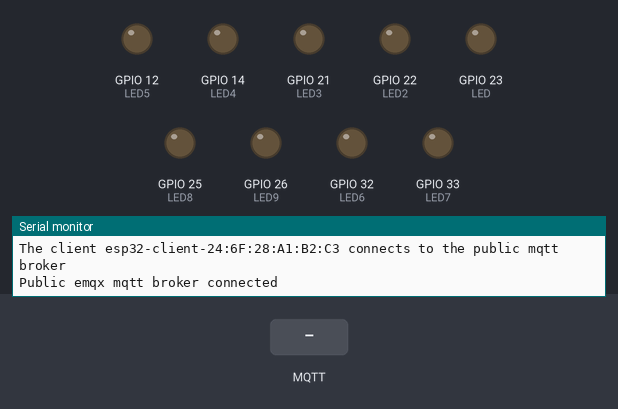
Simulated run of this sketch. Board: ESP32. On the bench: output pins drawn as LEDs (lit = HIGH), the last lines printed to the serial monitor. The test bench sets the inputs (shaded band). WiFi joins after 1.5 s; servers stay silent unless stated; no MQTT or app messages arrive unless stated.

Above: at 2.7 s.
2.8 s: MQTT message "10" arrives on the first subscribed topic
At 3.6 s:
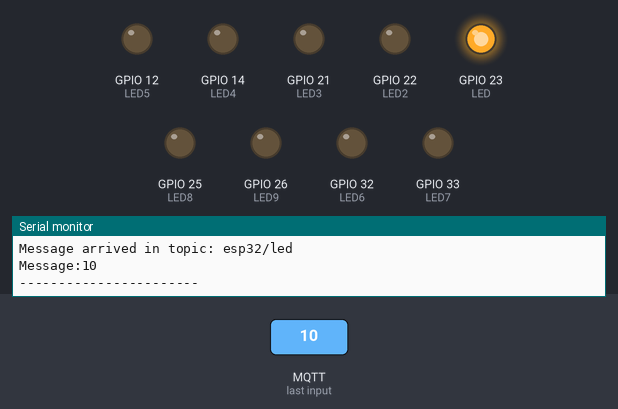
4.3 s: MQTT message "20" arrives on the first subscribed topic
At 4.7 s:
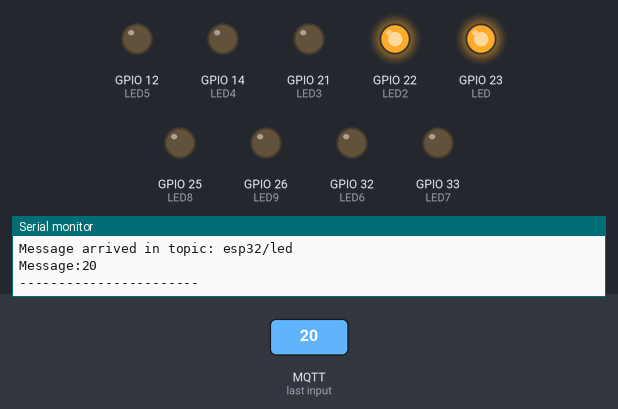
5.8 s: MQTT message "off" arrives on the first subscribed topic
At 7.0 s:
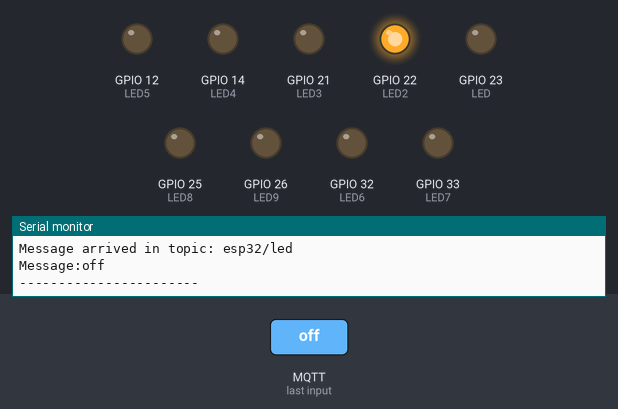
7.3 s: MQTT message "30" arrives on the first subscribed topic
At 8.2 s:
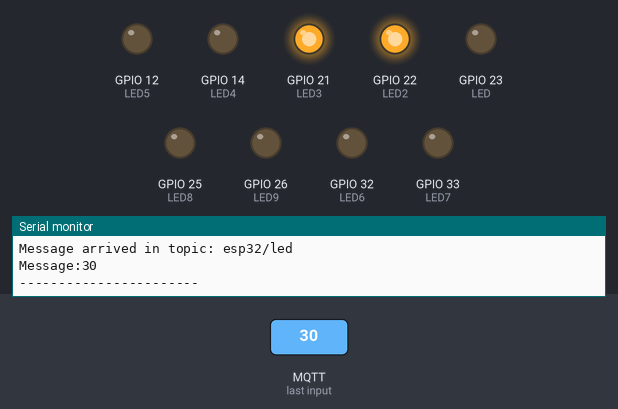
8.8 s: MQTT message "40" arrives on the first subscribed topic
At 9.4 s:
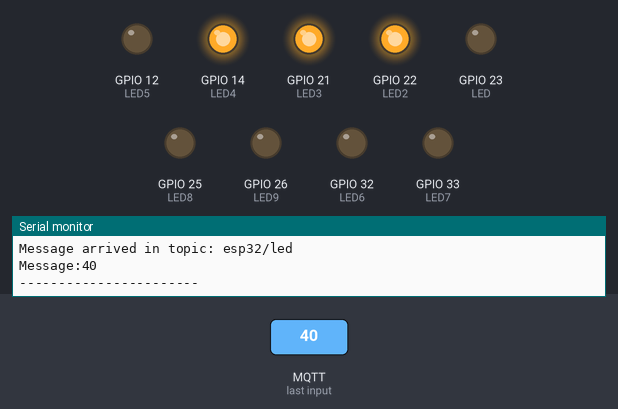
10.3 s: MQTT message "50" arrives on the first subscribed topic
At 11.7 s:
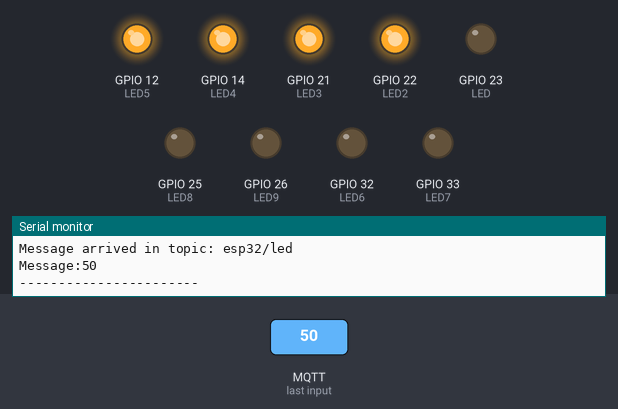
Timing chart, 0 to 12.8 s (numbered marks = the images above; inputs shaded):
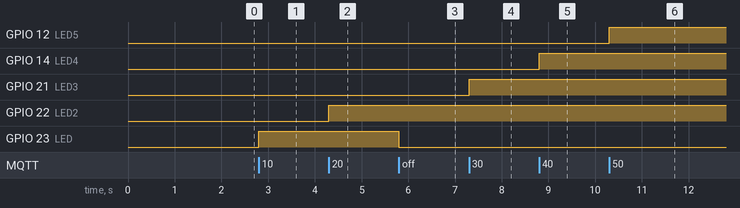

Measured:
- after the input at 2.8 s, GPIO 23 (LED): LOW → HIGH at once
- after the input at 4.3 s, GPIO 22 (LED2): LOW → HIGH at once
- after the input at 5.8 s, GPIO 23 (LED): HIGH → LOW at once
- after the input at 7.3 s, GPIO 21 (LED3): LOW → HIGH at once
- after the input at 8.8 s, GPIO 14 (LED4): LOW → HIGH at once
- after the input at 10.3 s, GPIO 12 (LED5): LOW → HIGH at once

The sketch:

broker.ino
```cpp
#include <WiFi.h>
#include <PubSubClient.h>

#define LED 23
#define LED2    22
#define LED3  21
#define LED4  14
#define LED5  12
#define LED6  32
#define LED7  33
#define LED8  25
#define LED9  26

// WiFi
const char *ssid = "LA500"; // Enter your WiFi name
const char *password = "myemelmatt";  // Enter WiFi password

// MQTT Broker
const char *mqtt_broker = "broker.emqx.io";
const char *topic = "esp32/led";
const char *mqtt_username = "emqx";
const char *mqtt_password = "public";
const int mqtt_port = 1883;
int count = 0;

WiFiClient espClient;
PubSubClient client(espClient);

void setup() {
  pinMode(LED, OUTPUT);
  pinMode(LED2, OUTPUT);
  pinMode(LED3, OUTPUT);
  pinMode(LED4, OUTPUT);
  pinMode(LED5, OUTPUT);
  pinMode(LED6, OUTPUT);
  pinMode(LED7, OUTPUT);
  pinMode(LED8, OUTPUT);
  pinMode(LED9, OUTPUT);
 // Set software serial baud to 115200;
 Serial.begin(115200);
 // connecting to a WiFi network
 WiFi.begin(ssid, password);
 while (WiFi.status() != WL_CONNECTED) {
     delay(500);
     Serial.println("Connecting to WiFi..");
 }
 Serial.println("Connected to the WiFi network");
 //connecting to a mqtt broker
 client.setServer(mqtt_broker, mqtt_port);
 client.setCallback(callback);
 while (!client.connected()) {
     String client_id = "esp32-client-";
     client_id += String(WiFi.macAddress());
     Serial.printf("The client %s connects to the public mqtt broker\n", client_id.c_str());
     if (client.connect(client_id.c_str(), mqtt_username, mqtt_password)) {
         Serial.println("Public emqx mqtt broker connected");
     } else {
         Serial.print("failed with state ");
         Serial.print(client.state());
         delay(2000);
     }
 }
 // publish and subscribe
 client.publish(topic, "Hi EMQX I'm ESP32 ^^");
 client.subscribe(topic);
}

void callback(char *topic, byte *payload, unsigned int length) {
 Serial.print("Message arrived in topic: ");
 Serial.println(topic);
 Serial.print("Message:");
 String message;
 //const char charmessage;
 for (int i = 0; i < length; i++) {
     //Serial.print((char) payload[i]);
     message = message + (char)payload[i]; //convert *byte to string
     //charmessage = charmessage + (char)payload[i];
 }
 Serial.print(message);
 //client.publish(topic, "9");
 if (message == "off") { digitalWrite(LED, LOW); }   // LED on
 if (message == "10") { digitalWrite(LED, HIGH); } // LED off
 if (message == "20") { digitalWrite(LED2, HIGH); }
 if (message == "30") { digitalWrite(LED3, HIGH); }
 if (message == "40") { digitalWrite(LED4, HIGH); }
 if (message == "50") { digitalWrite(LED5, HIGH); }
 if (message == "60") { digitalWrite(LED6, HIGH); }
 if (message == "70") { digitalWrite(LED7, HIGH); }
 if (message == "80") { digitalWrite(LED8, HIGH); }
 if (message == "90") { digitalWrite(LED9, HIGH); }
 Serial.println();
 Serial.println("-----------------------");
}

void loop() {
 client.loop();
 if (count == 0){
   client.publish(topic, "testing");
   count++;
 }
}
```
